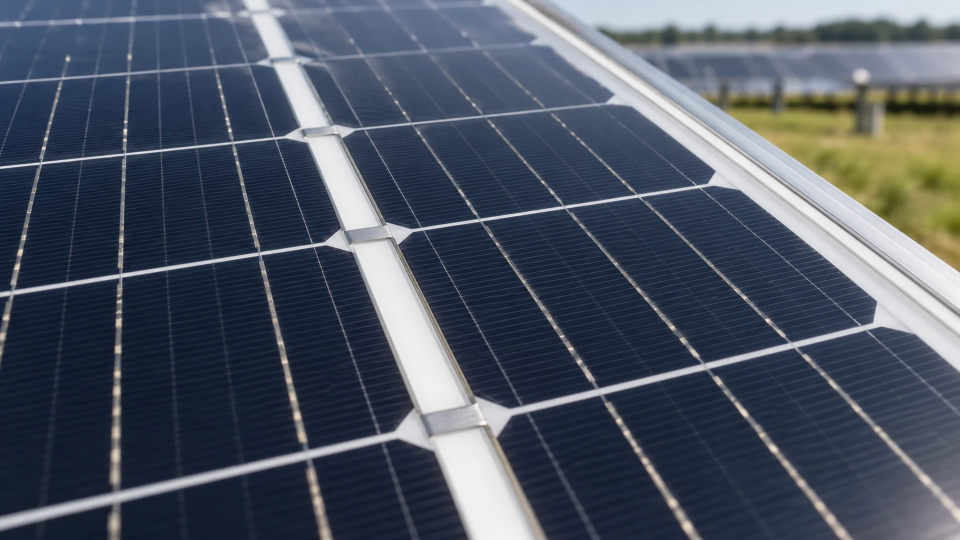
#> input picture engine/assets/photos/makro_modul.jpg, 1920 x 1080 px, given as the content of the folder ../engine/assets/photos/makro_modul.jpg, which was not available (shown at 1/2 size)
$ python sheet.py ../engine/assets/photos/makro_modul.jpg ../engine/assets/photos/nachmittag_speicherflaeche.jpg 5
#> lines starting #> are read from the running program, lines starting #| are printed output that depends on the picture; pictures that were not available may be replaced by others from this repository, and a replacement may not be noted
import sys, glob
from PIL import Image, ImageDraw
src, out = sys.argv[1], sys.argv[2]
cols = int(sys.argv[3]) if len(sys.argv) > 3 else 2
fs = sorted(glob.glob(src + '/*.jpg'))
ims = [Image.open(f) for f in fs]
#> ims = 1 item
w, h = ims[0].size
#> w = 1920; h = 1080
rows = (len(ims) + cols - 1) // cols
#> rows = 1
sheet = Image.new('RGB', (w * cols, h * rows), 'black'); d = ImageDraw.Draw(sheet)
#> after `sheet = Image.new('RGB', (w * cols, h * rows), 'black')`: sheet: PIL image 9600x1080 RGB; every value is 0
for i, (f, im) in enumerate(zip(fs, ims)):
    x, y = (i % cols) * w, (i // cols) * h
    sheet.paste(im, (x, y)); d.text((x + 6, y + 4), f.split('/')[-1], fill='yellow')
#> this loop made 1 pass
#> (x, y) on pass 1: (0, 0)
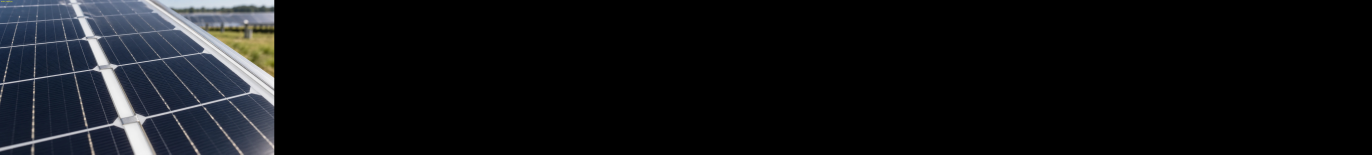
#> sheet: PIL image 9600x1080 RGB (shown at 1/7 size); mean R, G, B 15.5, 17.1, 19.7
sheet.save(out, quality=86)

$ run again, on engine/assets/photos/nachmittag_speicherflaeche.jpg
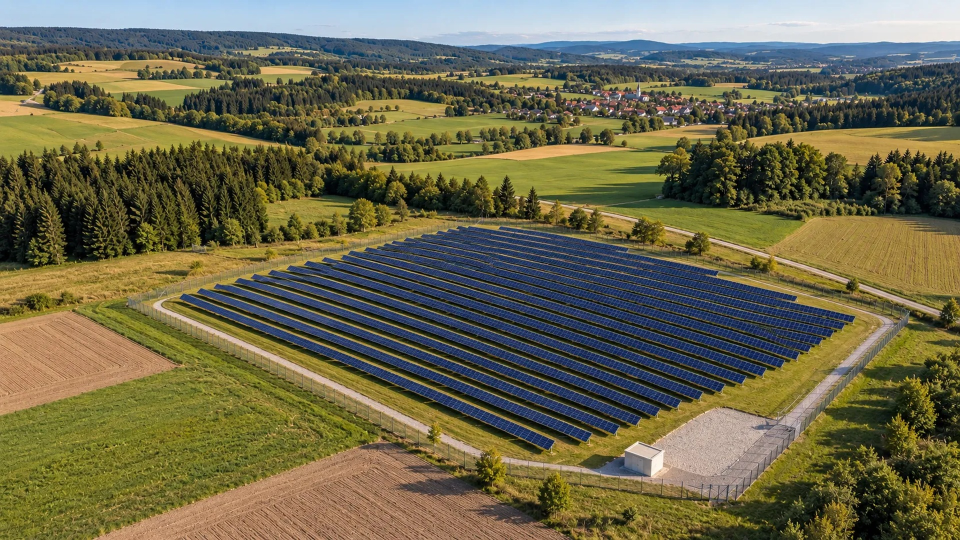
#> input picture engine/assets/photos/nachmittag_speicherflaeche.jpg, 1920 x 1080 px, given as the content of the folder ../engine/assets/photos/nachmittag_speicherflaeche.jpg, which was not available (shown at 1/2 size)
#> ims = 1 item
#> rows = 1
#> the loop `for i, (f, im) in enumerate(zip(fs, ims)):` made 1 pass
#> (x, y) on pass 1: (0, 0)
#> after the loop `for i, (f, im) in enumerate(zip(fs, ims)):`:
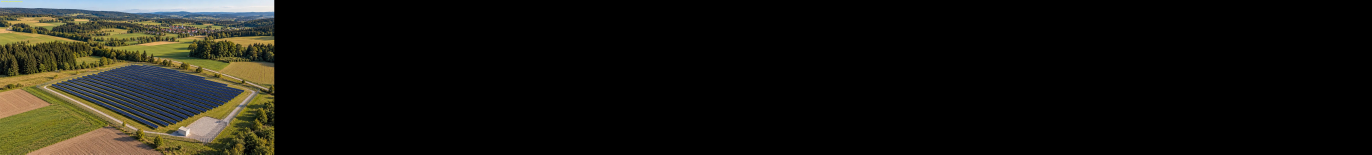
#> sheet: PIL image 9600x1080 RGB (shown at 1/7 size); mean R, G, B 21.7, 20.8, 15.1
